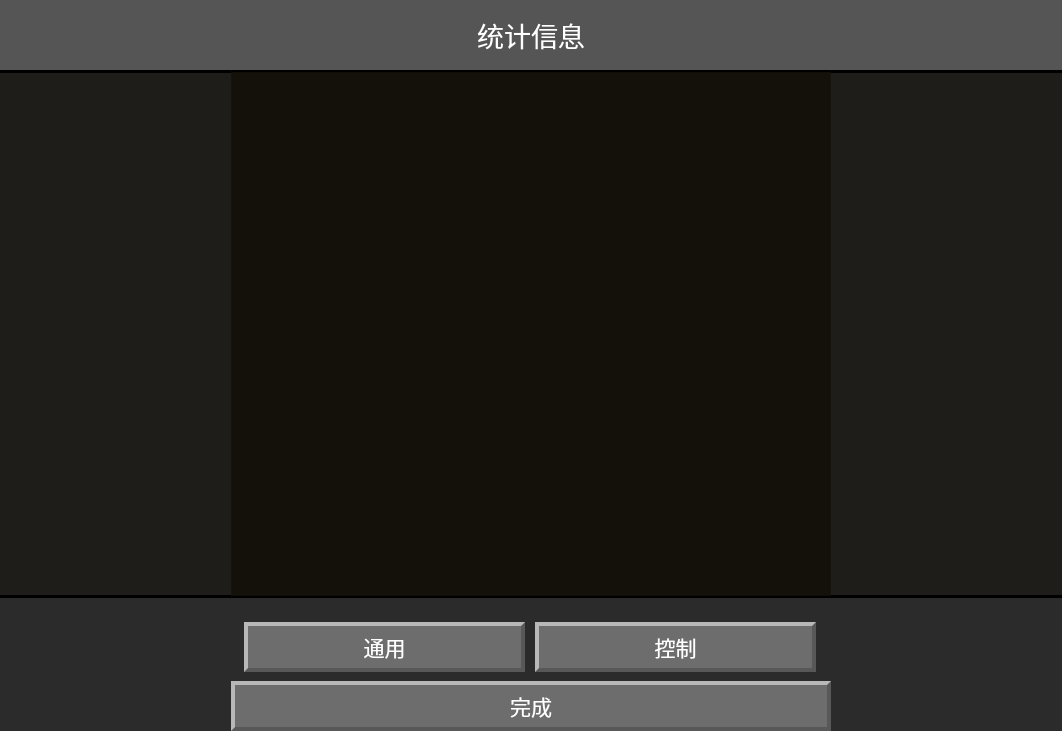
<?xml version="1.0" encoding="UTF-8"?>
<ui version="4.0">
 <class>Record</class>
 <widget class="QWidget" name="Record">
  <property name="geometry">
   <rect>
    <x>0</x>
    <y>0</y>
    <width>1062</width>
    <height>731</height>
   </rect>
  </property>
  <property name="windowTitle">
   <string>Form</string>
  </property>
  <property name="styleSheet">
   <string notr="true">background-color: rgba(29, 29, 29, 0.5);</string>
  </property>
  <layout class="QGridLayout" name="gridLayout_6">
   <property name="leftMargin">
    <number>0</number>
   </property>
   <property name="topMargin">
    <number>0</number>
   </property>
   <property name="rightMargin">
    <number>0</number>
   </property>
   <property name="bottomMargin">
    <number>0</number>
   </property>
   <property name="spacing">
    <number>0</number>
   </property>
   <item row="0" column="0">
    <widget class="QLabel" name="label_3">
     <property name="minimumSize">
      <size>
       <width>0</width>
       <height>70</height>
      </size>
     </property>
     <property name="font">
      <font>
       <pointsize>20</pointsize>
      </font>
     </property>
     <property name="styleSheet">
      <string notr="true">background-color: rgba(255, 255, 255,0);
color:rgb(255, 255, 255);</string>
     </property>
     <property name="text">
      <string>统计信息</string>
     </property>
     <property name="alignment">
      <set>Qt::AlignCenter</set>
     </property>
    </widget>
   </item>
   <item row="1" column="0">
    <widget class="QWidget" name="widget_3" native="true">
     <property name="styleSheet">
      <string notr="true"/>
     </property>
     <layout class="QGridLayout" name="gridLayout_5">
      <property name="leftMargin">
       <number>0</number>
      </property>
      <property name="topMargin">
       <number>0</number>
      </property>
      <property name="rightMargin">
       <number>0</number>
      </property>
      <property name="bottomMargin">
       <number>0</number>
      </property>
      <property name="spacing">
       <number>0</number>
      </property>
      <item row="1" column="0">
       <widget class="QWidget" name="widget" native="true">
        <property name="layoutDirection">
         <enum>Qt::LeftToRight</enum>
        </property>
        <property name="styleSheet">
         <string notr="true">background-color: rgba(29, 29, 29, 0.5);
color:rgb(255, 255, 255);
</string>
        </property>
        <layout class="QGridLayout" name="gridLayout_4">
         <property name="leftMargin">
          <number>0</number>
         </property>
         <property name="topMargin">
          <number>0</number>
         </property>
         <property name="rightMargin">
          <number>0</number>
         </property>
         <property name="bottomMargin">
          <number>0</number>
         </property>
         <property name="spacing">
          <number>0</number>
         </property>
         <item row="1" column="0">
          <widget class="QPushButton" name="backButton">
           <property name="minimumSize">
            <size>
             <width>600</width>
             <height>50</height>
            </size>
           </property>
           <property name="maximumSize">
            <size>
             <width>600</width>
             <height>50</height>
            </size>
           </property>
           <property name="font">
            <font>
             <pointsize>16</pointsize>
            </font>
           </property>
           <property name="styleSheet">
            <string notr="true">background-color: rgb(109, 109, 109);
border-left:4px solid rgb(184, 184, 185);
border-top:4px solid rgb(184, 184, 185);
border-right:4px solid rgb(88, 88, 88);
border-bottom:4px solid rgb(88, 88, 88);
</string>
           </property>
           <property name="text">
            <string>完成</string>
           </property>
          </widget>
         </item>
         <item row="0" column="0">
          <widget class="QWidget" name="widget_2" native="true">
           <property name="minimumSize">
            <size>
             <width>2</width>
             <height>0</height>
            </size>
           </property>
           <property name="maximumSize">
            <size>
             <width>16777215</width>
             <height>16777215</height>
            </size>
           </property>
           <property name="styleSheet">
            <string notr="true">background-color: rgba(116, 116, 116,0);</string>
           </property>
           <layout class="QGridLayout" name="gridLayout_3">
            <property name="topMargin">
             <number>24</number>
            </property>
            <item row="0" column="0">
             <widget class="QPushButton" name="generalRecordButton">
              <property name="minimumSize">
               <size>
                <width>281</width>
                <height>50</height>
               </size>
              </property>
              <property name="maximumSize">
               <size>
                <width>281</width>
                <height>50</height>
               </size>
              </property>
              <property name="font">
               <font>
                <pointsize>16</pointsize>
               </font>
              </property>
              <property name="styleSheet">
               <string notr="true">background-color: rgb(109, 109, 109);
border-left:4px solid rgb(184, 184, 185);
border-top:4px solid rgb(184, 184, 185);
border-right:4px solid rgb(88, 88, 88);
border-bottom:4px solid rgb(88, 88, 88);
</string>
              </property>
              <property name="text">
               <string>通用</string>
              </property>
             </widget>
            </item>
            <item row="0" column="1">
             <widget class="QPushButton" name="controlBreakRecordButton">
              <property name="minimumSize">
               <size>
                <width>281</width>
                <height>50</height>
               </size>
              </property>
              <property name="maximumSize">
               <size>
                <width>281</width>
                <height>50</height>
               </size>
              </property>
              <property name="font">
               <font>
                <pointsize>16</pointsize>
               </font>
              </property>
              <property name="styleSheet">
               <string notr="true">background-color: rgb(109, 109, 109);
border-left:4px solid rgb(184, 184, 185);
border-top:4px solid rgb(184, 184, 185);
border-right:4px solid rgb(88, 88, 88);
border-bottom:4px solid rgb(88, 88, 88);
</string>
              </property>
              <property name="text">
               <string>控制</string>
              </property>
             </widget>
            </item>
           </layout>
          </widget>
         </item>
        </layout>
       </widget>
      </item>
      <item row="0" column="0">
       <widget class="QStackedWidget" name="stackedWidget">
        <property name="styleSheet">
         <string notr="true"/>
        </property>
        <property name="currentIndex">
         <number>0</number>
        </property>
        <widget class="QWidget" name="generalRecordWidget">
         <property name="styleSheet">
          <string notr="true">background-color: rgba(19, 14, 9,0.5);
border-top: 3px solid rgb(0, 0, 0);
border-bottom: 3px solid rgb(0, 0, 0);</string>
         </property>
         <layout class="QGridLayout" name="gridLayout">
          <property name="leftMargin">
           <number>0</number>
          </property>
          <property name="topMargin">
           <number>0</number>
          </property>
          <property name="rightMargin">
           <number>0</number>
          </property>
          <property name="bottomMargin">
           <number>0</number>
          </property>
          <property name="spacing">
           <number>0</number>
          </property>
          <item row="0" column="2">
           <spacer name="horizontalSpacer_2">
            <property name="orientation">
             <enum>Qt::Horizontal</enum>
            </property>
            <property name="sizeType">
             <enum>QSizePolicy::Expanding</enum>
            </property>
            <property name="sizeHint" stdset="0">
             <size>
              <width>23</width>
              <height>20</height>
             </size>
            </property>
           </spacer>
          </item>
          <item row="0" column="1">
           <widget class="QScrollArea" name="scrollArea">
            <property name="minimumSize">
             <size>
              <width>600</width>
              <height>0</height>
             </size>
            </property>
            <property name="maximumSize">
             <size>
              <width>600</width>
              <height>16777215</height>
             </size>
            </property>
            <property name="styleSheet">
             <string notr="true">background-color: rgba(19, 14, 9,0.7);
border-left:0px solid rgb(0, 0, 0);
border-right:0px solid rgb(0, 0, 0);
border-top:1px solid rgb(0, 0, 0);
border-bottom:1px solid rgb(0, 0, 0);</string>
            </property>
            <property name="widgetResizable">
             <bool>true</bool>
            </property>
            <property name="alignment">
             <set>Qt::AlignCenter</set>
            </property>
            <widget class="QWidget" name="scrollAreaWidgetContents">
             <property name="geometry">
              <rect>
               <x>1</x>
               <y>0</y>
               <width>598</width>
               <height>524</height>
              </rect>
             </property>
             <property name="minimumSize">
              <size>
               <width>0</width>
               <height>0</height>
              </size>
             </property>
             <property name="maximumSize">
              <size>
               <width>16777215</width>
               <height>16777215</height>
              </size>
             </property>
            </widget>
           </widget>
          </item>
          <item row="0" column="0">
           <spacer name="horizontalSpacer">
            <property name="orientation">
             <enum>Qt::Horizontal</enum>
            </property>
            <property name="sizeHint" stdset="0">
             <size>
              <width>40</width>
              <height>20</height>
             </size>
            </property>
           </spacer>
          </item>
         </layout>
        </widget>
        <widget class="QWidget" name="controlBreakRecordWidget">
         <property name="styleSheet">
          <string notr="true">background-color: rgba(19, 14, 9,0.5);
border-top: 3px solid rgb(0, 0, 0);
border-bottom: 3px solid rgb(0, 0, 0);</string>
         </property>
         <layout class="QGridLayout" name="gridLayout_2">
          <property name="leftMargin">
           <number>0</number>
          </property>
          <property name="topMargin">
           <number>0</number>
          </property>
          <property name="rightMargin">
           <number>0</number>
          </property>
          <property name="bottomMargin">
           <number>0</number>
          </property>
          <property name="spacing">
           <number>0</number>
          </property>
          <item row="1" column="2">
           <spacer name="horizontalSpacer_4">
            <property name="orientation">
             <enum>Qt::Horizontal</enum>
            </property>
            <property name="sizeHint" stdset="0">
             <size>
              <width>40</width>
              <height>20</height>
             </size>
            </property>
           </spacer>
          </item>
          <item row="1" column="1">
           <widget class="QScrollArea" name="scrollArea_2">
            <property name="minimumSize">
             <size>
              <width>600</width>
              <height>0</height>
             </size>
            </property>
            <property name="maximumSize">
             <size>
              <width>600</width>
              <height>16777215</height>
             </size>
            </property>
            <property name="styleSheet">
             <string notr="true">background-color: rgba(19, 14, 9,0.7);
border-left:0px solid rgb(0, 0, 0);
border-right:0px solid rgb(0, 0, 0);
border-top:1px solid rgb(0, 0, 0);
border-bottom:1px solid rgb(0, 0, 0);</string>
            </property>
            <property name="widgetResizable">
             <bool>true</bool>
            </property>
            <property name="alignment">
             <set>Qt::AlignCenter</set>
            </property>
            <widget class="QWidget" name="scrollAreaWidgetContents_2">
             <property name="geometry">
              <rect>
               <x>1</x>
               <y>0</y>
               <width>598</width>
               <height>28</height>
              </rect>
             </property>
             <property name="minimumSize">
              <size>
               <width>0</width>
               <height>0</height>
              </size>
             </property>
             <property name="maximumSize">
              <size>
               <width>16777215</width>
               <height>16777215</height>
              </size>
             </property>
            </widget>
           </widget>
          </item>
          <item row="1" column="0">
           <spacer name="horizontalSpacer_3">
            <property name="orientation">
             <enum>Qt::Horizontal</enum>
            </property>
            <property name="sizeHint" stdset="0">
             <size>
              <width>40</width>
              <height>20</height>
             </size>
            </property>
           </spacer>
          </item>
         </layout>
        </widget>
       </widget>
      </item>
     </layout>
    </widget>
   </item>
  </layout>
 </widget>
 <resources/>
 <connections/>
</ui>
